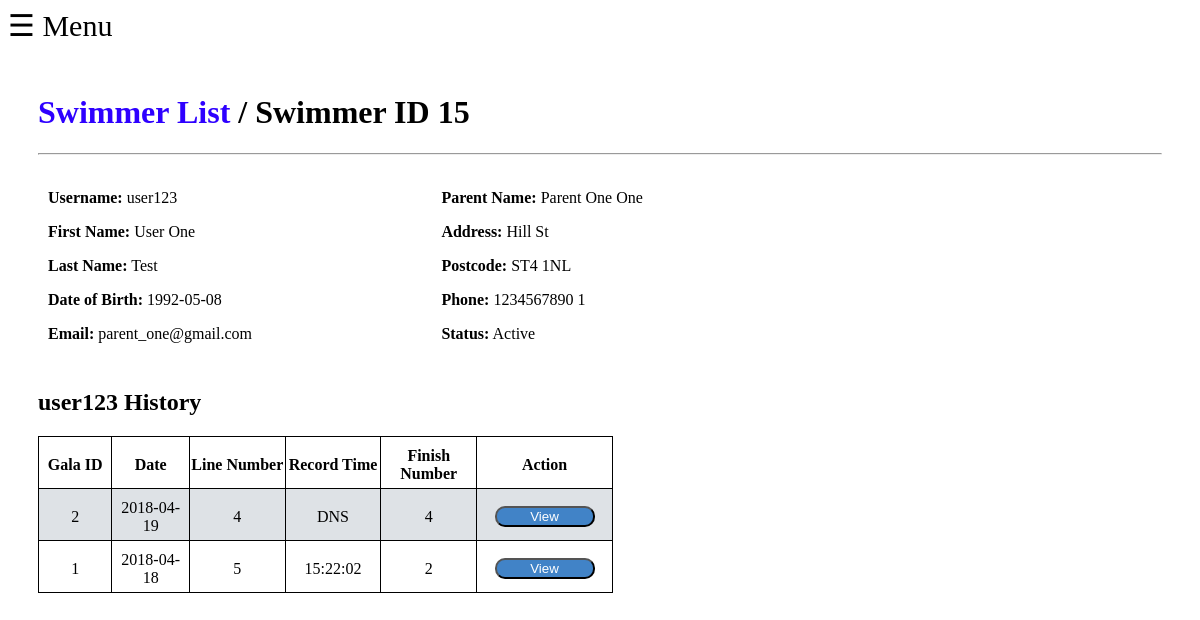
Screenshot of /parents/swimmersView.php?id=15 (signed in) with the database file from the repository.
### tables this page shows
CREATE TABLE `swimmers` (
  `id` int(11) NOT NULL,
  `role_id` int(11) NOT NULL,
  `username` varchar(255) NOT NULL,
  `password` char(60) NOT NULL,
  `fname` varchar(20) NOT NULL,
  `lname` varchar(50) NOT NULL,
  `dob` date NOT NULL,
  `email` varchar(225) NOT NULL,
  `active` int(11) NOT NULL DEFAULT '0'
);

CREATE TABLE `parents` (
  `id` int(11) NOT NULL,
  `role_id` int(11) NOT NULL,
  `email` varchar(255) NOT NULL,
  `parent_name` varchar(40) NOT NULL,
  `phone` varchar(255) NOT NULL,
  `address` varchar(255) NOT NULL,
  `postcode` varchar(255) NOT NULL,
  `password` char(60) NOT NULL,
  `active` int(11) NOT NULL DEFAULT '0'
);

CREATE TABLE `timerecords` (
  `id` int(11) NOT NULL,
  `gala_id` int(11) NOT NULL,
  `line_number` int(11) NOT NULL,
  `swimmer_name` varchar(255) NOT NULL,
  `recordtime` varchar(255) NOT NULL,
  `finish_number` int(11) NOT NULL
);

CREATE TABLE `gala` (
  `id` int(11) NOT NULL,
  `category_name` varchar(255) NOT NULL,
  `heatfinal_desc` varchar(255) NOT NULL,
  `date` date NOT NULL,
  `group_name` varchar(255) NOT NULL,
  `event_name` varchar(255) NOT NULL,
  `venue_name` varchar(255) NOT NULL,
  `note` varchar(255) NOT NULL
);

### core/DB/DB.php (called while the page is built, shortened)
<?php
    if($_SERVER['SERVER_NAME'] == 'localhost') {
        $host = "localhost";
        $dbName = "pdocourse";
        $dbusername = "root";
        $dbpassword = "";
    } else {
        $host = "localhost";
        $dbName = "sekti92_pdocourse";
        $dbusername = "crimson";
        $dbpassword = "crimson";
    }
    function connect() {
        global $host;
        global $dbName;
        global $dbusername;
        global $dbpassword;
        try {
            $pdo = new PDO("mysql:host=".$host.";dbname=".$dbName."", $dbusername, $dbpassword);
            $pdo->setAttribute(PDO::ATTR_ERRMODE, PDO::ERRMODE_EXCEPTION);
            $pdo->setAttribute(PDO::ATTR_DEFAULT_FETCH_MODE, PDO::FETCH_OBJ);
            $pdo->setAttribute(PDO::ATTR_EMULATE_PREPARES, false);
            return $pdo;
        } catch (PDOException $e) {
            return false;
        }
    }
    function query($query, $params = array()) {
        $stmt = connect()->prepare($query);
        $stmt->execute($params);
        if(explode(' ', $query)[0] == 'SELECT'){
            $data = $stmt->fetchAll();
            return $data;
        } else {
            return ($stmt) ? true : false;
        }
    }
 ?>

### parents/swimmersView.php (the view, shortened to what this page needs)
<?php
    include '../inc/loggedIn_header.php';
    include '../inc/loggedIn_nav.php';
    $validationMsg = array();
 ?>
    <main id="main-content">
        <?php
            if($_GET) {
                $id = trim((int)$_GET['id']);
                $id = htmlentities($id, ENT_COMPAT, 'UTF-8');
            }
        ?>
        <?php
            if(empty($validationMsg['id'])) {
                $queryOne = query('SELECT s.id,s.username,s.fname,s.lname,s.dob, s.active,
                                          p.email, p.parent_name, p.phone, p.address, p.postcode
                                   FROM swimmers s JOIN parents p ON s.email = p.email
                                   WHERE s.id = :id',
                                   array('id'=>$id)
                                );
                if($queryOne) {
        ?>
                    <h1><a href="swimmersList.php">Swimmer List</a> / Swimmer ID <?= $queryOne[0]->id ?></h1>
                    <hr>
                    <div class="row">
                        <div class="column">
                            <p>
                                <label><b>Username:</b> </label>
                                <?= $queryOne[0]->username ?>
                            </p>
                            <p>
                                <label><b>First Name:</b> </label>
                                <?= $queryOne[0]->fname ?>
                            </p>
                            <p>
                                <label><b>Last Name:</b> </label>
                                <?= $queryOne[0]->lname ?>
                            </p>
                            <p>
                                <label><b>Date of Birth:</b> </label>
                                <?= $queryOne[0]->dob ?>
                            </p>
                            <p>
                                <label><b>Email:</b> </label>
                                <?= $queryOne[0]->email ?>
                            </p>
                        </div>
                        <div class="column">
                            <p>
                                <label><b>Parent Name:</b> </label>
                                <?= $queryOne[0]->parent_name ?>
                            </p>
                            <p>
                                <label><b>Address:</b> </label>
                                <?= $queryOne[0]->address ?>
                            </p>
                            <p>
                                <label><b>Postcode:</b> </label>
                                <?= $queryOne[0]->postcode ?>
                            </p>
                            <p>
                                <label><b>Phone:</b> </label>
                                <?= $queryOne[0]->phone ?>
                            </p>
                            <p>
                                <label><b>Status:</b> </label>
                                <?= ($queryOne[0]->active)? 'Active':'Not Active' ?>
                            </p>
                        </div>
                    </div>
                <?php
                    $galaHistory = query("SELECT t.gala_id, g.date, t.line_number, t.recordtime, t.finish_number
                                          FROM timerecords t JOIN swimmers s ON t.swimmer_name = UPPER(CONCAT(s.lname, ', ', s.fname))
                                                             JOIN gala g ON g.id = t.gala_id
                                          WHERE t.swimmer_name = UPPER(CONCAT(:lname, ', ', :fname))
                                          ORDER BY g.date DESC",
                                          array('lname' => $queryOne[0]->lname, 'fname' => $queryOne[0]->fname)
                                      );
                    if(count($galaHistory) > 0) {
                ?>
                    <h2><?= $queryOne[0]->username  ?> History</h2>
                    <table class="gala-view table-striped">
                        <tr>
                            <th>Gala ID</th>
                            <th>Date</th>
                            <th>Line Number</th>
                            <th>Record Time</th>
                            <th>Finish Number</th>
                            <th>Action</th>
                        </tr>
                        <?php
                            for($i=0; $i < count($galaHistory); $i++) {
                            echo '<tr>
                                    <td>'.$galaHistory[$i]->gala_id.'</td>
                                    <td>'.$galaHistory[$i]->date.'</td>
                                    <td>'.$galaHistory[$i]->line_number.'</td>
                                    <td>'.$galaHistory[$i]->recordtime.'</td>
                                    <td>'.$galaHistory[$i]->finish_number.'</td>
                                    <td>
                                        <a href="galaView.php?id='.$galaHistory[$i]->gala_id.'"><button class="info">View</button></a>
                                    </td>
                                </tr>';
                            }
                         ?>
                    </table>
                <?php
                    } else {
                        echo '<h2>'.$queryOne[0]->username.' History</h2>';
                        echo '<h4> No Results</h4>';
                    }
                 ?>
        <?php
                } else {
                    echo '<h1>Oops something happen!</h1>';
                    $validationMsg['id'] = errMsg('Unindentified id!');
                    echo output(@$validationMsg['id']);
                    echo '<h3>We cannot process your request please click <a href="swimmersList.php">here</a> to go back to previous menu</h3>';
                }
            }
        ?>
    </main>
<?php
    include '../inc/loggedIn_footer.php';
 ?>

### assets/css/slide.css (style rules this page uses)
h1>a { text-decoration: none; color: #2e00ff; }
.info { width: 100px; background: #4183c7; color: #fff; border-color: 1px solid #fff; border-radius: 10px; }
table.gala-view, table.gala-view tr, table.gala-view td, table.gala-view th { border: 1px solid black; border-collapse: collapse; width: 575px; max-width: 1072px; padding-top: 10px; padding-bottom: 5px; text-align: center; }
.table-striped > tbody > tr:nth-child(even) > td { background-color: #dee2e6; }
.row:after { content: ""; display: table; clear: both; }
.column { box-sizing: border-box; float: left; width: 35%; padding: 10px; }
.menu { overflow-x: scroll; position: relative; left: 0; }
.nav-menu, .menu { -webkit-transition: left 0.2s ease; -moz-transition: left 0.2s ease; transition: left 0.2s ease; }
main { padding: 30px; }
@media screen and (max-width: 1391px) { .column { width: 35%; } }

### rows the page displays
swimmers: id "15", username "user123", fname "User One", lname "Test", dob "1992-05-08", parents.email "parent_one@gmail.com", parents.parent_name "Parent One One", parents.address "Hill St", parents.postcode "ST4 1NL", parents.phone "1234567890 1"
timerecords: gala "2", gala.date "2018-04-19", line_number "4", recordtime "DNS", finish_number "4"
timerecords: gala "1", gala.date "2018-04-18", line_number "5", recordtime "15:22:02", finish_number "2"
